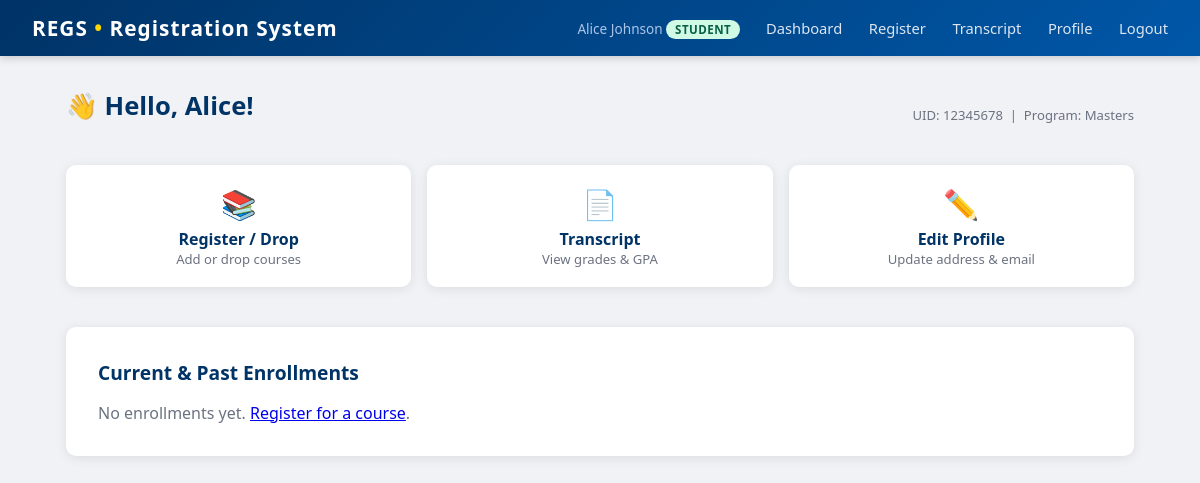
The app's page /student (signed in), older data.
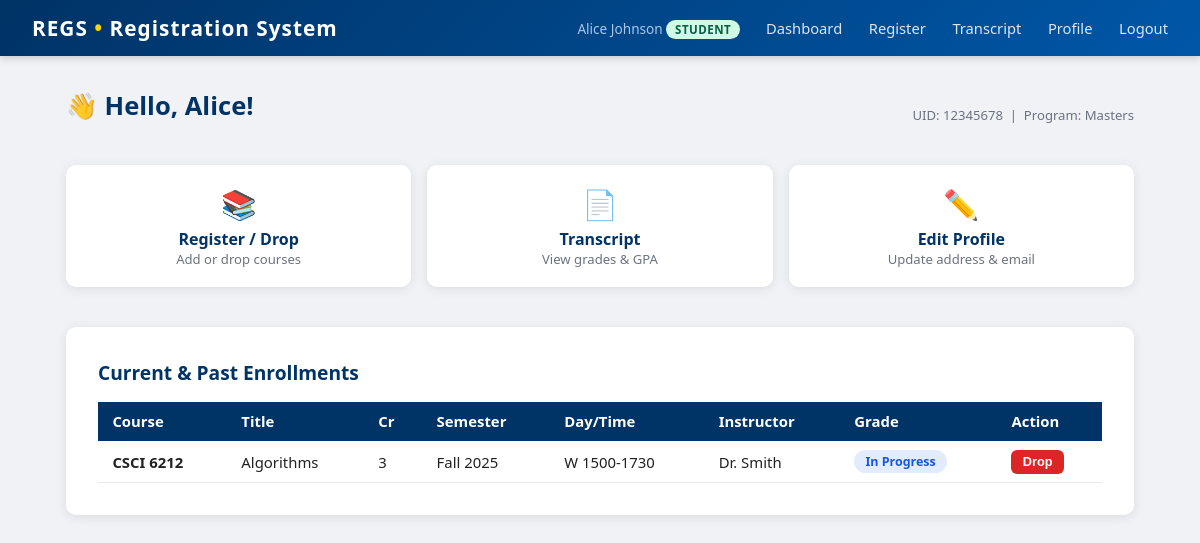
The same page, newer data.
### tables this page shows
CREATE TABLE students (
    id INTEGER PRIMARY KEY AUTOINCREMENT,
    user_id INTEGER UNIQUE NOT NULL REFERENCES users(id),
    uid TEXT UNIQUE NOT NULL,
    first_name TEXT NOT NULL,
    last_name TEXT NOT NULL,
    program TEXT NOT NULL CHECK(program IN ('Masters','PhD')),
    address TEXT,
    email TEXT,
    admit_year INTEGER DEFAULT 2024
);

CREATE TABLE enrollments (
    id INTEGER PRIMARY KEY AUTOINCREMENT,
    student_id INTEGER NOT NULL REFERENCES students(id),
    schedule_id INTEGER NOT NULL REFERENCES course_schedule(id),
    semester TEXT NOT NULL,
    year INTEGER NOT NULL,
    grade TEXT NOT NULL DEFAULT 'IP',
    UNIQUE(student_id, schedule_id, semester, year)
);

CREATE TABLE courses (
    id INTEGER PRIMARY KEY AUTOINCREMENT,
    dept TEXT NOT NULL,
    course_number INTEGER NOT NULL,
    title TEXT NOT NULL,
    credits INTEGER NOT NULL,
    UNIQUE(dept, course_number)
);

CREATE TABLE course_schedule (
    id INTEGER PRIMARY KEY AUTOINCREMENT,
    course_id INTEGER NOT NULL REFERENCES courses(id),
    day TEXT NOT NULL,
    time_slot TEXT NOT NULL,
    faculty_id INTEGER REFERENCES users(id)
);

CREATE TABLE users (
    id INTEGER PRIMARY KEY AUTOINCREMENT,
    username TEXT UNIQUE NOT NULL,
    password TEXT NOT NULL,
    role TEXT NOT NULL CHECK(role IN ('admin','gs','faculty','student')),
    display_name TEXT NOT NULL
);

### app.py (the view)
@app.route('/student')
def student_dashboard():
    if session.get('role') != 'student':
        return redirect(url_for('login'))
    db = get_db()
    student = db.execute('SELECT * FROM students WHERE user_id=?', (session['user_id'],)).fetchone()
    enrollments = db.execute('''
        SELECT e.id, c.dept, c.course_number, c.title, c.credits,
               cs.day, cs.time_slot, e.semester, e.year, e.grade,
               u.display_name as instructor_name
        FROM enrollments e
        JOIN course_schedule cs ON e.schedule_id = cs.id
        JOIN courses c ON cs.course_id = c.id
        LEFT JOIN users u ON cs.faculty_id = u.id
        WHERE e.student_id = ?
        ORDER BY e.year DESC, e.semester DESC
    ''', (student['id'],)).fetchall()
    return render_template('student_dashboard.html', student=student, enrollments=enrollments)

### app.py (called while the page is built)
def get_db():
    if 'db' not in g:
        g.db = sqlite3.connect(DATABASE)
        g.db.row_factory = sqlite3.Row
        g.db.execute("PRAGMA foreign_keys = ON")
    return g.db

@app.teardown_appcontext
def teardown_db(e=None):
    close_db(e)

### templates/student_dashboard.html (shortened to what this page needs)
{% extends "base.html" %}
{% block content %}
<div class="page-header">
  <h1>👋 Hello, {{ student.first_name }}!</h1>
  <span class="text-muted text-small">UID: {{ student.uid }} &nbsp;|&nbsp; Program: {{ student.program }}</span>
</div>
<div class="grid-3 mb-2">
  <a href="{{ url_for('student_register_course') }}" class="card quick-card">
    <div class="icon">📚</div>
    <div class="label">Register / Drop</div>
    <div class="hint">Add or drop courses</div>
  </a>
  <a href="{{ url_for('student_transcript') }}" class="card quick-card">
    <div class="icon">📄</div>
    <div class="label">Transcript</div>
    <div class="hint">View grades &amp; GPA</div>
  </a>
  <a href="{{ url_for('student_profile') }}" class="card quick-card">
    <div class="icon">✏️</div>
    <div class="label">Edit Profile</div>
    <div class="hint">Update address &amp; email</div>
  </a>
</div>
<div class="card">
  <h2>Current &amp; Past Enrollments</h2>
  {% if enrollments %}
  <table>
    <thead>
      <tr>
        <th>Course</th><th>Title</th><th>Cr</th><th>Semester</th>
        <th>Day/Time</th><th>Instructor</th><th>Grade</th><th>Action</th>
      </tr>
    </thead>
    <tbody>
    {% for e in enrollments %}
      <tr>
        <td><strong>{{ e.dept }} {{ e.course_number }}</strong></td>
        <td>{{ e.title }}</td>
        <td>{{ e.credits }}</td>
        <td>{{ e.semester }} {{ e.year }}</td>
        <td>{{ e.day }} {{ e.time_slot }}</td>
        <td>{{ e.instructor_name or '—' }}</td>
        <td>
          {% if e.grade == 'IP' %}
            <span class="badge badge-ip">In Progress</span>
          {% elif e.grade == 'F' %}
            <span class="badge badge-fail">{{ e.grade }}</span>
          {% else %}
            <span class="badge badge-pass">{{ e.grade }}</span>
          {% endif %}
        </td>
        <td>
          {% if e.grade == 'IP' %}
            <form method="POST" action="{{ url_for('drop_course', enrollment_id=e.id) }}"
                  onsubmit="return confirm('Drop {{ e.dept }} {{ e.course_number }}?')">
              <button type="submit" class="btn btn-danger btn-sm">Drop</button>
            </form>
          {% endif %}
        </td>
      </tr>
    {% endfor %}
    </tbody>
  </table>
  {% else %}
    <p class="text-muted">No enrollments yet. <a href="{{ url_for('student_register_course') }}">Register for a course</a>.</p>
  {% endif %}
</div>
{% endblock %}

### templates/base.html (shortened to what this page needs)
<!DOCTYPE html>
<html lang="en">
<head>
    <link rel="stylesheet" href="{{ url_for('static', filename='css/main.css') }}">
</head>
<body>
<nav>
    <div class="brand">REGS <span>•</span> Registration System</div>
    <div class="nav-links">
        {% if session.user_id %}
            <span class="nav-user">
                {{ session.display_name }}
                <span class="role-tag role-{{ session.role }}">{{ session.role }}</span>
            </span>
            {% if session.role == 'student' %}
                <a href="{{ url_for('student_dashboard') }}">Dashboard</a>
                <a href="{{ url_for('student_register_course') }}">Register</a>
                <a href="{{ url_for('student_transcript') }}">Transcript</a>
                <a href="{{ url_for('student_profile') }}">Profile</a>
            {% elif session.role == 'faculty' %}
                <a href="{{ url_for('faculty_dashboard') }}">My Courses</a>
            {% elif session.role == 'gs' %}
                <a href="{{ url_for('gs_dashboard') }}">Students</a>
            {% elif session.role == 'admin' %}
                <a href="{{ url_for('admin_dashboard') }}">Users</a>
                <a href="{{ url_for('admin_assign_faculty') }}">Assign Faculty</a>
            {% endif %}
            <a href="{{ url_for('logout') }}">Logout</a>
        {% endif %}
    </div>
</nav>
<div class="container">
    {% block content %}{% endblock %}
</div>
</body>
</html>

### static/css/main.css (style rules this page uses)
*, *::before, *::after { box-sizing: border-box; margin: 0; padding: 0; }
body { font-family: 'Segoe UI', Arial, sans-serif; background: #f0f2f5; color: #222; min-height: 100vh; }
nav { background: linear-gradient(135deg, #003366 0%, #0057a8 100%); color: #fff; padding: 0 2rem; display: flex; align-items: center; justify-content: space-between; height: 56px; box-shadow: 0 2px 8px rgba(0, 0, 0, 0.18); }
nav .brand { font-size: 1.3rem; font-weight: 700; letter-spacing: 1px; }
nav .brand span { color: #ffd700; }
nav .nav-links a { color: #dde6f0; text-decoration: none; margin-left: 1.4rem; font-size: 0.92rem; transition: color 0.2s; }
nav .nav-user { color: #aac4e8; font-size: 0.85rem; }
.container { max-width: 1100px; margin: 2rem auto; padding: 0 1rem; }
.page-header { display: flex; justify-content: space-between; align-items: center; margin-bottom: 1.4rem; }
.card { background: #fff; border-radius: 10px; box-shadow: 0 2px 12px rgba(0, 0, 0, 0.09); padding: 2rem; margin-bottom: 1.5rem; }
h1 { font-size: 1.6rem; color: #003366; margin-bottom: 1.2rem; }
h2 { font-size: 1.2rem; color: #003366; margin-bottom: 1rem; }
table { width: 100%; border-collapse: collapse; font-size: 0.93rem; }
th { background: #003366; color: #fff; padding: 0.6rem 0.9rem; text-align: left; }
td { padding: 0.55rem 0.9rem; border-bottom: 1px solid #e8eaf0; }
.badge { display: inline-block; padding: 0.18rem 0.7rem; border-radius: 99px; font-size: 0.78rem; font-weight: 600; }
.badge-ip { background: #e3ecff; color: #1a56db; }
.role-tag { font-size: 0.72rem; font-weight: 700; padding: 0.15rem 0.55rem; border-radius: 99px; text-transform: uppercase; letter-spacing: 0.5px; }
.role-student { background: #d1fae5; color: #065f46; }
.btn { display: inline-block; padding: 0.5rem 1.2rem; border-radius: 6px; border: none; cursor: pointer; font-size: 0.9rem; font-weight: 600; text-decoration: none; transition: all 0.15s; }
.btn-danger { background: #dc2626; color: #fff; }
.btn-sm { padding: 0.28rem 0.7rem; font-size: 0.8rem; }
.text-muted { color: #6b7280; }
.text-small { font-size: 0.82rem; }
.mb-2 { margin-bottom: 1rem; }
.grid-3 { display: grid; grid-template-columns: repeat(3, 1fr); gap: 1rem; }
.quick-card { text-decoration: none; text-align: center; padding: 1.2rem; }
.quick-card .icon { font-size: 1.8rem; }
.quick-card .label { font-weight: 700; color: #003366; margin-top: 0.3rem; }
.quick-card .hint { font-size: 0.82rem; color: #6b7280; }

Row changes from the older to the newer data that the page shows:
added enrollments: dept "CSCI", course_number "6212", title "Algorithms", credits "3", semester "Fall", year "2025", day "W", time_slot "1500-1730", display_name "Dr. Smith", grade "In Progress"
Text that changed along with them:
text no longer shown: "No enrollments yet. Register for a course ."
text now shown: "Course Title Cr Semester Day/Time Instructor Grade Action"
